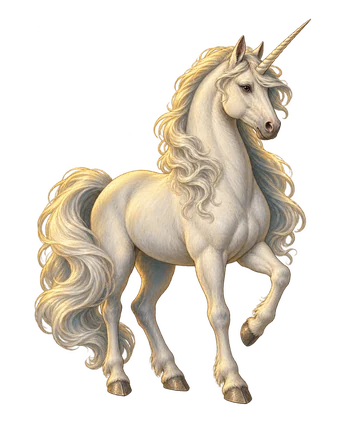
#> input picture design/creatures-a87/exports/forest-unicorn/figure.webp, 342 x 428 px, found by its file name
$ python export-boss-a70.py
#> lines starting #> are read from the running program, lines starting #| are printed output that depends on the picture; after the words box and inside, x2 and y2 are one past the last pixel; in counts of white or black regions, pixels touching at a corner belong together
#!/usr/bin/env python3
"""CPU-only A70 prop derivation. Requires the existing project Pillow environment.
No inference, Blender, browser, network, account or game-state access.
"""
from __future__ import annotations
import base64
import hashlib
import io
import json
from pathlib import Path
from PIL import Image, ImageDraw

ROOT = Path(__file__).resolve().parents[2]
SCALE = 4


def sha(path: Path) -> str:
    return hashlib.sha256(path.read_bytes()).hexdigest()


def polygon_mask(size, points):
    mask = Image.new('L', (size[0] * SCALE, size[1] * SCALE))
    ImageDraw.Draw(mask).polygon([(x*SCALE, y*SCALE) for x,y in points], fill=255)
    return mask.resize(size, Image.Resampling.LANCZOS)


def save_layer(pack, name, image, svg, rect, pivot, motion, source):
    design = ROOT / 'design' / pack / 'boss-a70'
    runtime = ROOT / 'src/arcana/presentation/content-packs' / pack / 'art/boss-a70'
    design.mkdir(parents=True, exist_ok=True)
    runtime.mkdir(parents=True, exist_ok=True)
    (design / f'{name}.svg').write_text(svg)
    image.save(design / f'{name}.png')
    image.save(runtime / f'{name}.webp', lossless=True, method=6)
    return {
        'id': name, 'motion': motion, 'source': source,
        'editable': str((design / f'{name}.svg').relative_to(ROOT)),
        'runtime': str((runtime / f'{name}.webp').relative_to(ROOT)),
        'rectPixels': rect, 'pivot': pivot, 'dimensions': list(image.size),
        'bytes': (runtime/f'{name}.webp').stat().st_size,
        'rgbaBytes': image.width*image.height*4,
        'sha256': sha(runtime/f'{name}.webp'),
    }


# [5 lines left out: function textured_svg, not called in this run]


def book():
    pack='diagon-alley'
    source=ROOT/'src/arcana/presentation/content-packs/diagon-alley/art/character-illustrated-v2/circe/figure.webp'
    figure=Image.open(source).convert('RGBA')
    # Only the visible front cover: no arm, sleeve, skin or fabricated anatomy.
    rect=[170,316,96,109]
    crop=figure.crop((170,316,266,425))
    points=[(45,2),(87,17),(94,25),(91,56),(77,65),(65,69),(56,82),(39,85),(24,92),(13,99),(0,108),(6,92)]
    cover=crop.copy(); cover.putalpha(polygon_mask(crop.size,points))
    layers=[]
    # Pages use the same cover registration and stay hidden behind the front cover at rest.
    page=Image.new('RGBA',(96*SCALE,109*SCALE))
    draw=ImageDraw.Draw(page)
    page_points=[(42,2),(91,20),(90,56),(74,66),(55,82),(0,106),(8,85)]
    for j in range(7):
        shifted=[((x-j*.65)*SCALE,(y-j*.2)*SCALE) for x,y in page_points]
        draw.polygon(shifted,fill=(222+j*3,201+j*3,156+j*3,255))
    for j in range(5):
        draw.line([(int((42-j*.8)*SCALE),int((6+j*1.3)*SCALE)),(int((87-j*.5)*SCALE),int((22+j*1.3)*SCALE))],fill=(139,111,73,170),width=1*SCALE)
    page=page.resize((96,109),Image.Resampling.LANCZOS)
    page_svg='''<svg xmlns="http://www.w3.org/2000/svg" width="96" height="109" viewBox="0 0 96 109"><defs><linearGradient id="paper" x2=".9" y2="1"><stop stop-color="#efe3bf"/><stop offset="1" stop-color="#bda675"/></linearGradient></defs><path d="M42 2 91 20 90 56 74 66 55 82 0 106 8 85Z" fill="url(#paper)" stroke="#a28b5f" stroke-width=".7"/><g fill="none" stroke="#8b6f49" stroke-width=".6" opacity=".7"><path d="m40 7 46 17M39 10 46 17M37 13 46 17M35 16 46 17"/></g></svg>\n'''
    layers.append(save_layer(pack,'book-pages',page,page_svg,rect,[.43,.04],'book-pages',str(source.relative_to(ROOT))))
    layers.append(save_layer(pack,'book-cover',cover,textured_svg(crop,points),rect,[.43,.04],'book-cover',str(source.relative_to(ROOT))))
    return figure, layers, [211/342,321/428],source


# [46 lines left out: functions bowl, preview, not called in this run]


def main():
    for pack,fn in [('diagon-alley',book),('arcana',bowl)]:
        figure,layers,origin,source=fn()
#> in book, figure is the input picture: PIL image 342x428 RGBA; mean R, G, B, A 81.6, 72.8, 59.3, 89.7
#> in book, `crop=figure.crop((170,316,266,425))`:
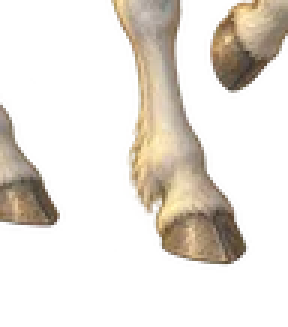
#> crop: PIL image 96x109 RGBA (shown 3 times larger); mean R, G, B, A 67.9, 59.3, 48.2, 66.9; transparent parts drawn white
#> in polygon_mask, `mask = Image.new('L', (size[0] * SCALE, size[1] * SCALE))`: mask: PIL image 384x436 L; every value is 0
#> in polygon_mask, `ImageDraw.Draw(mask).polygon([(x*SCALE, y*SCALE) for x,y in points], f..`:
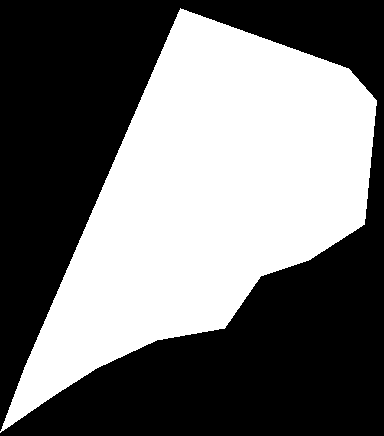
#> mask: PIL image 384x436 L; 44.4% white; 1 white region, box (x1, y1, x2, y2) and area: (0, 8, 377, 433) 74269
#> in polygon_mask, `return mask.resize(size, Image.Resampling.LANCZOS)`:
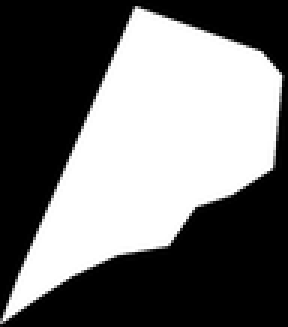
#> returned value: PIL image 96x109 L (shown 3 times larger); min 0, max 255, mean 113.1
#> in book, `cover.putalpha(polygon_mask(crop.size, points))`:
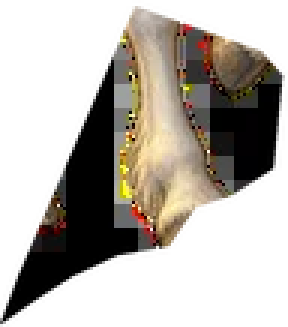
#> cover: PIL image 96x109 RGBA (shown 3 times larger); mean R, G, B, A 67.9, 59.3, 48.2, 113.1; transparent parts drawn white
#> in book, `page=Image.new('RGBA',(96*SCALE,109*SCALE))`: page: PIL image 384x436 RGBA; every value is 0
#> in book, `page=page.resize((96,109),Image.Resampling.LANCZOS)`:
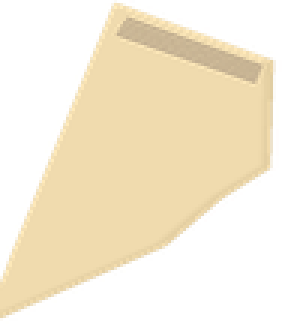
#> page: PIL image 96x109 RGBA (shown 3 times larger); mean R, G, B, A 130.1, 118.5, 93.7, 126.9; transparent parts drawn white
        manifest={
            'id':f'a70-circe-{pack}','version':1,'identityId':'circe','pack':pack,
            'sourceFigure':str(source.relative_to(ROOT)),'sourceSha256':sha(source),
            'figureSize':list(figure.size),'origin':origin,'layers':layers,
            'production':'CPU Pillow derivation, crop/mask plus original vector-like paper/ripple paths; no inference or GPU',
            'scope':'Object articulation only. Existing body, face, anatomy and base figure unchanged.',
            'provenance':'Existing A58 Diagon master and ARCANA production-v1 master; source manifests retained. New paths authored for this project.',
            'rights':'Existing provenance is not a Harry Potter distribution licence. Private technical sample; no publication authorised.',
            'fallback':'Original figure and generic confirmed BattleLog projectile; no new rule or item.',
            'totalRuntimeBytes':sum(x['bytes'] for x in layers),'totalRgbaBytes':sum(x['rgbaBytes'] for x in layers),
            'preview':'selected-composites.png: selected CPU composites only, not screenshots or timing evidence',
        }
        (ROOT/'design'/pack/'boss-a70'/'manifest.json').write_text(json.dumps(manifest,indent=2)+'\n')
        preview(pack,figure,layers)
        print(pack,manifest['totalRuntimeBytes'],manifest['totalRgbaBytes'])

#> (the run stopped early here; a loop or call above may not have finished)
